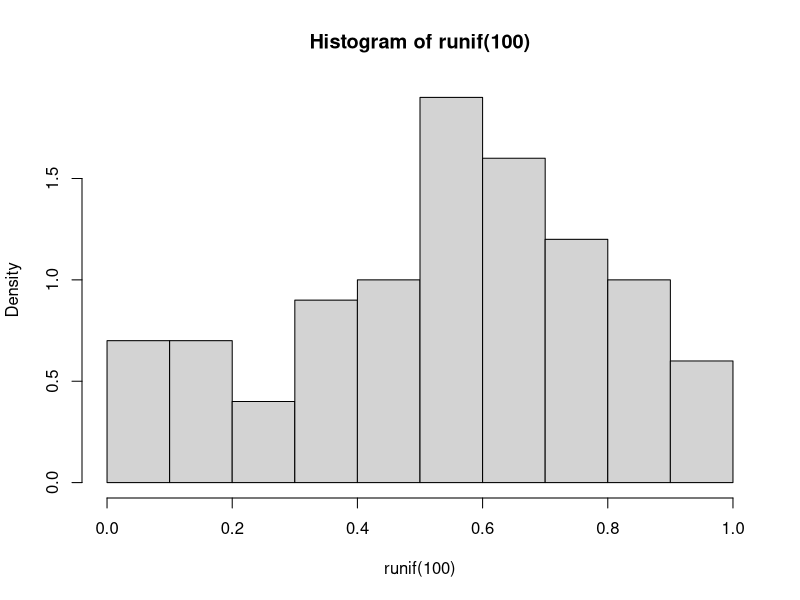
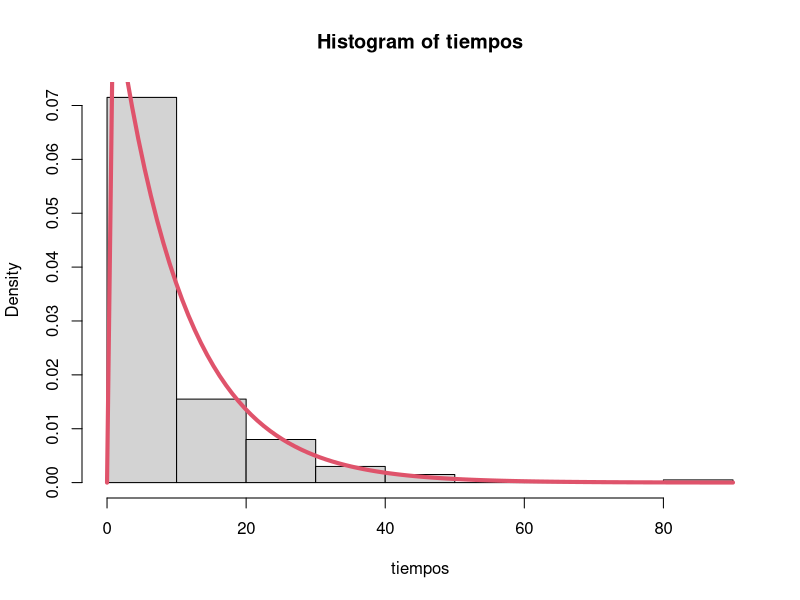

The R script that drew these images, in order:
#ESMA 3016
#EAF/Octubre 2016
#Lab14: Distribuciones Continuas 
#######################################################################
#Distribucion Uniforme
#######################################################################
#El valor de la funcion de densidad en .1
dunif(.1)
#La probabilidad acumulada hasta .1
punif(.1)
#La probabilidad entre .4 py .5
punif(.5)-punif(.4)
#El histogram de 100 uniformes simuladas al azar
hist(runif(100),freq=FALSE)
#Uniforme en un intervalo (a,b)=(2,10)
dunif(2.5,2,10)
punif(4,2,10)
qunif(.7,2,10)
#**********************************************************
#Generando n valores de una bernoulli con parametro p
#*********************************************************
bernoulli=function(p,m){x=rep(0,m)
for (i in 1:m){if(runif(1)<p) x[i]=1 }
return(x)}
bernoulli(.8,1000)
#************************************************************
#Generando una binomial con parametros n y p
#************************************************************
#La suma de n bernoulli's da una binomial(n,p)
rbinomial=function(p,n,m){y=rep(0,m)
for(i in 1:m)
{for(j in 1:n)
{y[i]=y[i]+bernoulli(p,1)}
}
return(y)
}
#***************************************************************************
#simulando una muestra de 200 tiempos de espera en un banco
#se esta considerando que el tiempo de espera promedio es 10 minutos
#los tiempos estan dados en minutos
#******************************************************************************* 
tiempos=floor(rexp(200,1/10))
#Generando un histograma de los datos pero de tal manera que el area total sea 1
hist(tiempos, freq = FALSE)
#Montando la curva exponencial sobre el histograma
curve(dexp(x, 1/10), col = 2, lwd = 4, add = TRUE)
#Cual es la probabilidad de que se tenga que esperar mas de 15 minutos para ser atendido?
#Area bajo la curva mas alla de 15
integrando=function(x){exp(-x/10)/10}
integrate(integrando,15,Inf)
#Haciendolo por complemento=1-area hasta 15 y usando la densidad exponencial
1-pexp(15,1/10)
#Estimando la probabilidad
probest=length(tiempos[tiempos>15])/200
